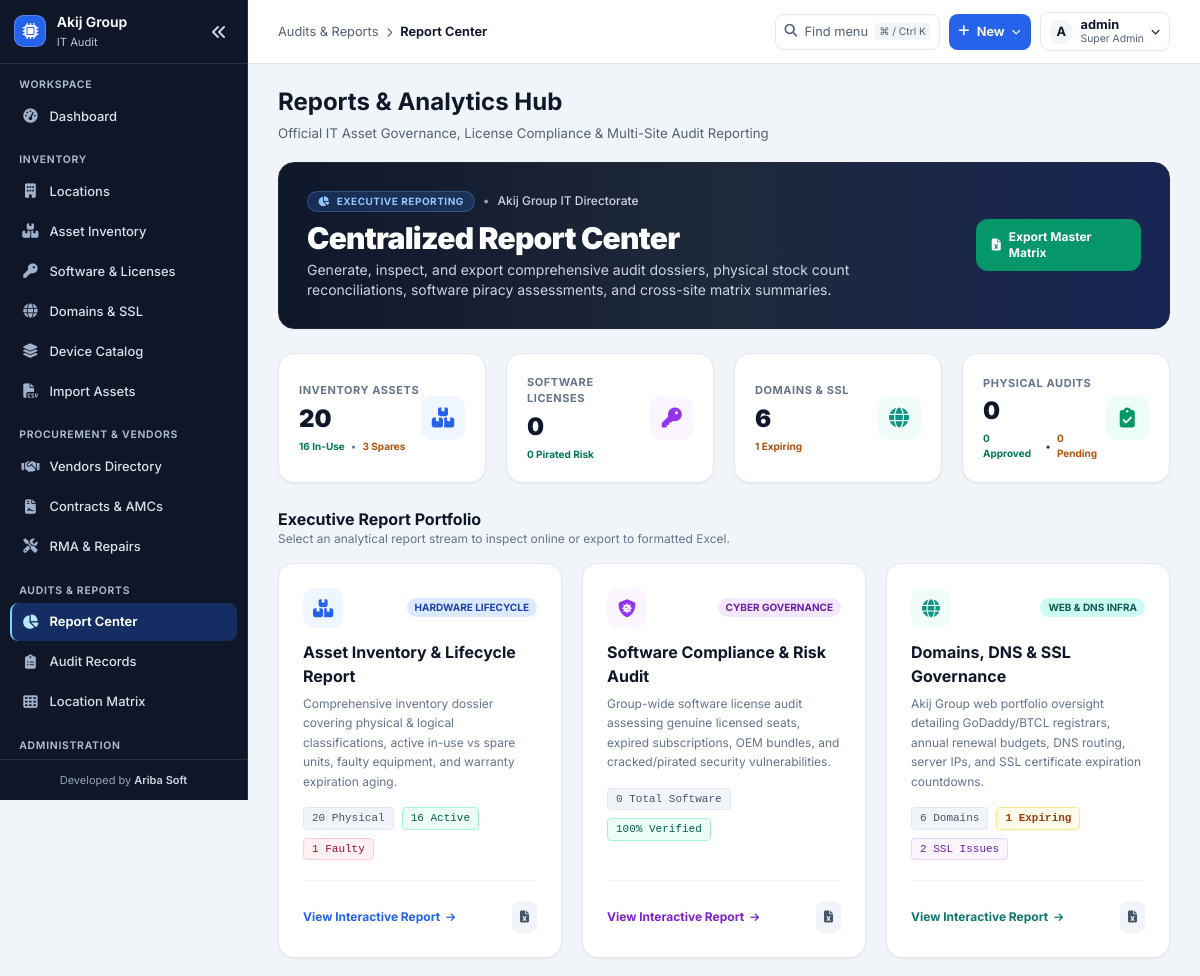
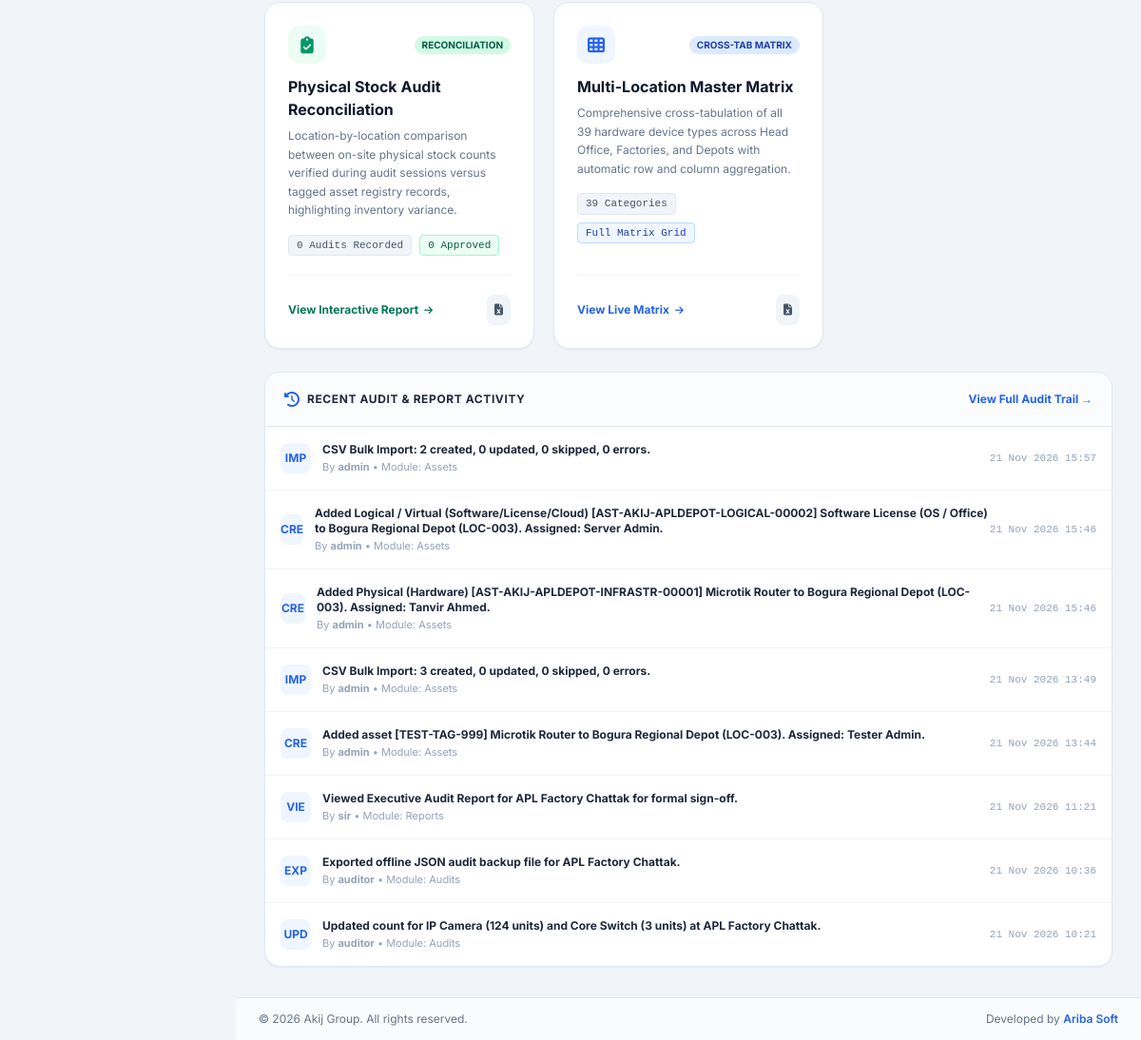
/reports/ (signed in), run on an earlier commit of the app's database (2 pictures, top to bottom).
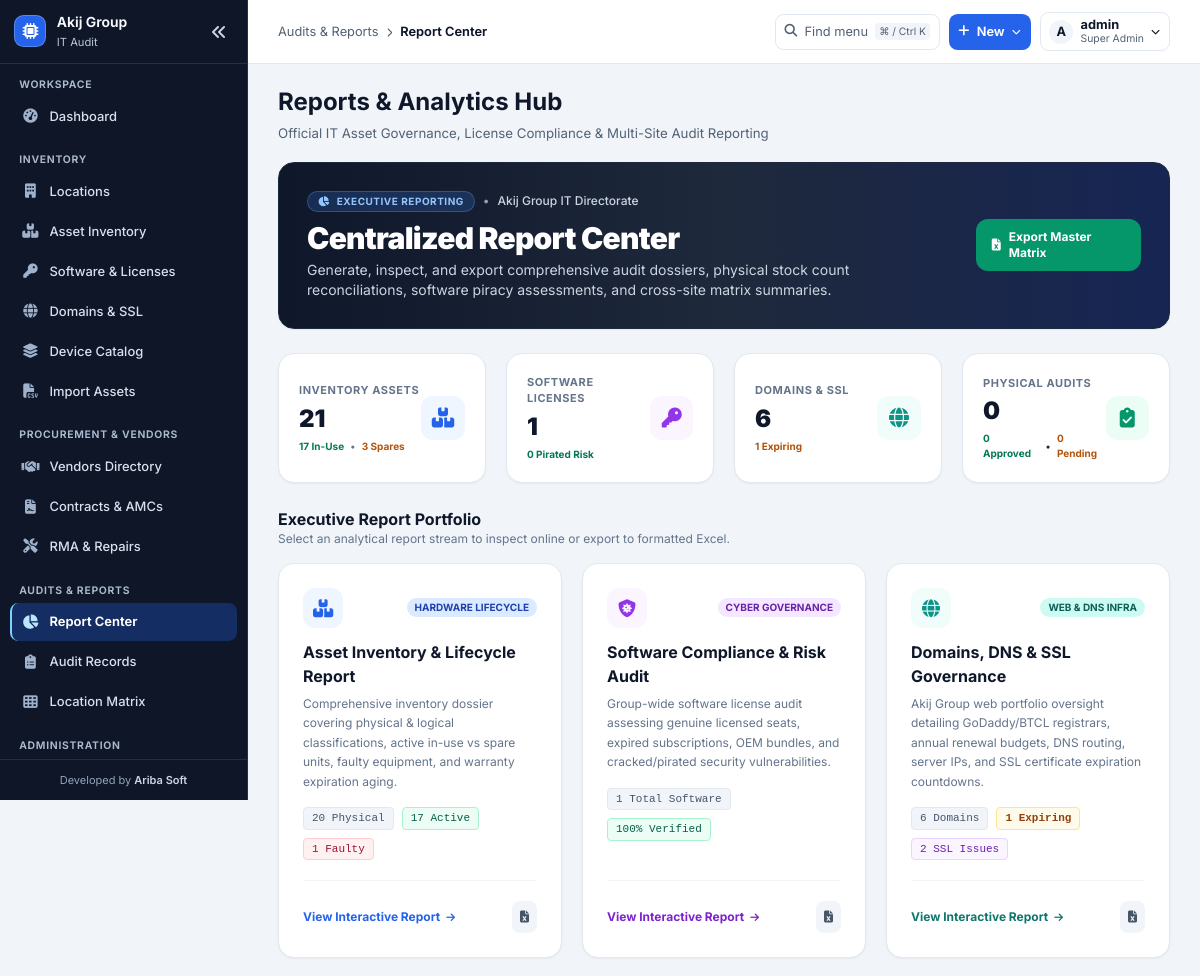
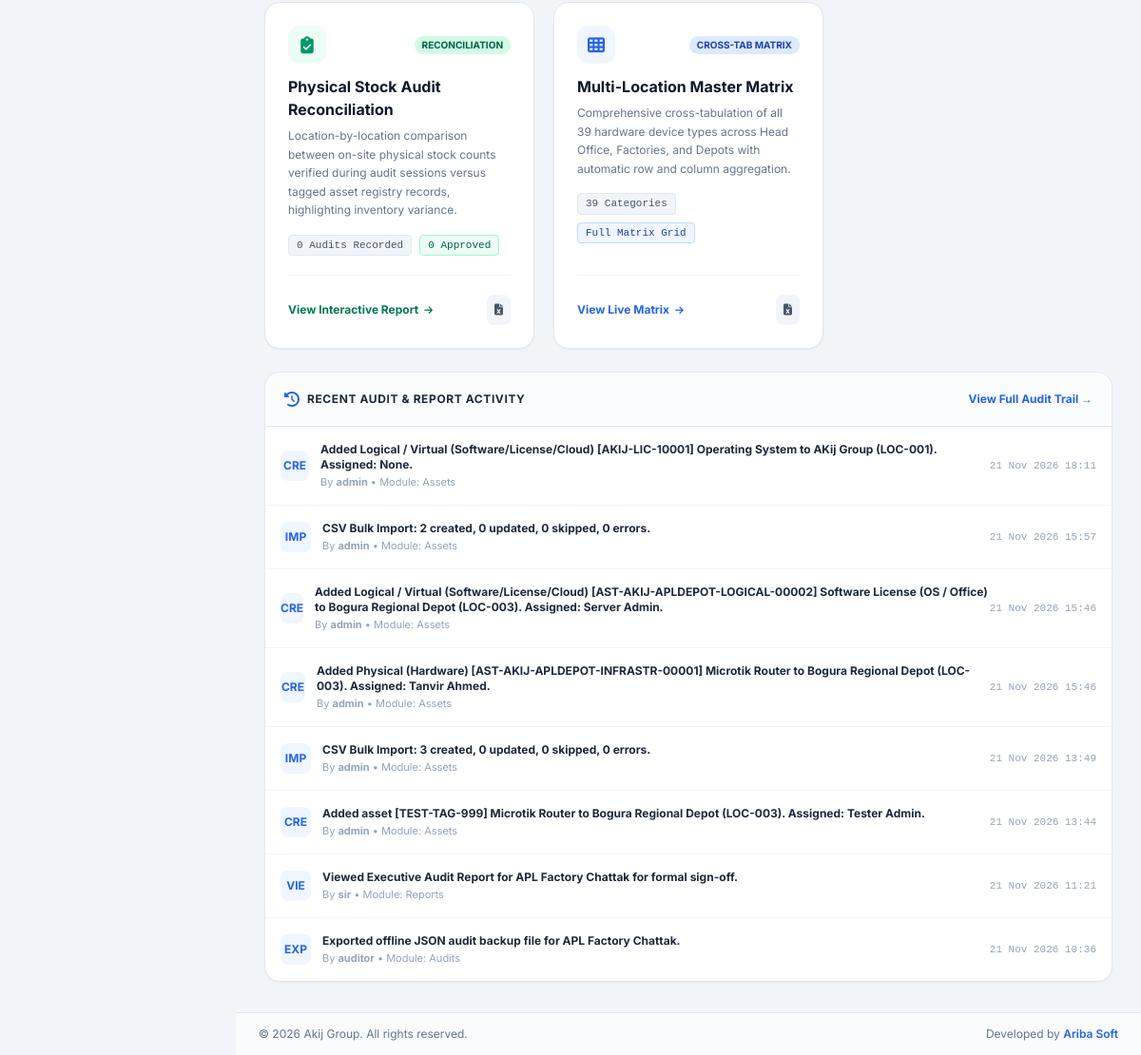
And on a later commit of the database (2 pictures, top to bottom).
### apps/common/models.py (models this page shows, shortened)
class TimeStampedModel(models.Model):
    created_at = models.DateTimeField(auto_now_add=True, db_index=True)
    updated_at = models.DateTimeField(auto_now=True)
    is_active = models.BooleanField(default=True, db_index=True)
    class Meta:
        abstract = True

class SystemActivityLog(TimeStampedModel):
    user_name = models.CharField(max_length=150, default="System")
    action = models.CharField(max_length=100) # e.g. 'CREATED_AUDIT', 'UPDATED_AUDIT', 'APPROVED'
    module = models.CharField(max_length=50) # 'Audits', 'Locations', 'Devices'
    description = models.TextField()
    ip_address = models.GenericIPAddressField(blank=True, null=True)
    class Meta:
        ordering = ['-created_at']

### apps/reports/views.py (the view)
# urls.py: path('', views.report_hub_view, name='report_hub'),
@roles_required(*DASHBOARD_ROUTES)
def report_hub_view(request):
    locations = visible_locations(request.user)
    today = timezone.now().date()
    assets_qs = Asset.objects.filter(location__in=locations)
    total_assets = assets_qs.count()
    physical_assets = assets_qs.filter(asset_nature='PHYSICAL', retired_at__isnull=True).count()
    logical_assets = assets_qs.filter(asset_nature='LOGICAL', retired_at__isnull=True).count()
    in_use_assets = assets_qs.filter(status='IN_USE', retired_at__isnull=True).count()
    spare_assets = assets_qs.filter(status='BACKUP', retired_at__isnull=True).count()
    faulty_assets = assets_qs.filter(status__in=['FAULTY', 'SCRAP'], retired_at__isnull=True).count()
    retired_assets = assets_qs.filter(retired_at__isnull=False).count()
    software_qs = assets_qs.filter(asset_nature='LOGICAL')
    total_software = software_qs.count()
    pirated_count = software_qs.filter(compliance_status='CRACKED_PIRATED').count()
    unlicensed_count = software_qs.filter(compliance_status__in=['UNLICENSED', 'UNLICENSED_EXPIRED', 'NON_COMPLIANT']).count()
    licensed_count = software_qs.filter(compliance_status__in=['LICENSED', 'GENUINE', 'FREE_OPEN_SOURCE', 'OEM_BUNDLED']).count()
    is_central = role_for(request.user) in CENTRAL_ROLES
    all_domains = DomainRecord.objects.all() if is_central else DomainRecord.objects.none()
    total_domains = all_domains.count()
    domains_expiring_30 = all_domains.filter(expiry_date__gte=today, expiry_date__lte=today + timedelta(days=30)).count()
    domains_expired = all_domains.filter(expiry_date__lt=today).count()
    domains_ssl_issues = all_domains.filter(
        Q(ssl_status__in=['EXPIRING_SOON', 'EXPIRED']) |
        Q(ssl_expiry_date__lte=today + timedelta(days=30), ssl_expiry_date__isnull=False)
    ).count()
    audit_sessions = AuditSession.objects.filter(location__in=locations)
    total_audits = audit_sessions.count()
    approved_audits = audit_sessions.filter(status='APPROVED').count()
    pending_audits = audit_sessions.exclude(status='APPROVED').count()
    total_locations = locations.count()
    recent_activity = SystemActivityLog.objects.filter(
        module__in=['Assets', 'Audits', 'Reports', 'Domains', 'Software']
    ).order_by('-created_at')[:8]
    context = {
        'total_assets': total_assets,
        'physical_assets': physical_assets,
        'logical_assets': logical_assets,
        'in_use_assets': in_use_assets,
        'spare_assets': spare_assets,
        'faulty_assets': faulty_assets,
        'retired_assets': retired_assets,
        'total_software': total_software,
        'pirated_count': pirated_count,
        'unlicensed_count': unlicensed_count,
        'licensed_count': licensed_count,
        'is_central': is_central,
        'total_domains': total_domains,
        'domains_expiring_30': domains_expiring_30,
        'domains_expired': domains_expired,
        'domains_ssl_issues': domains_ssl_issues,
        'total_audits': total_audits,
        'approved_audits': approved_audits,
        'pending_audits': pending_audits,
        'total_locations': total_locations,
        'recent_activity': recent_activity,
    }
    return render(request, 'reports/report_hub.html', context)

### apps/accounts/access.py (called while the page is built, shortened)
def role_for(user):
    if not user.is_authenticated or not user.is_active:
        return None
    if user.is_superuser:
        return Role.SUPER_ADMIN

def roles_required(*roles):
    def decorate(view):
        @login_required
        @wraps(view)
        def checked(request, *args, **kwargs):
            if role_for(request.user) not in roles:
                raise PermissionDenied
            return view(request, *args, **kwargs)
        return checked
    return decorate

def visible_locations(user):
    role = role_for(user)
    if role in CENTRAL_ROLES:
        return Location.objects.all()
    if role in LOCAL_TYPES:
        return user.profile.assigned_locations.filter(location_type=LOCAL_TYPES[role])
    return Location.objects.none()

### apps/common/models.py (called while the page is built)
    @classmethod
    def current(cls):
        return cls.objects.filter(pk=1).first() or cls(pk=1)

### apps/common/preferences.py (called while the page is built)
def request_preferences(request):
    if not hasattr(request, 'system_preferences'):
        request.system_preferences = preferences()
    return request.system_preferences

### templates/reports/report_hub.html (shortened to what the changed rows need)
{% extends 'base.html' %}
{% load static %}
{% load portal_format %}
{% block header_title %}Reports &amp; Analytics Hub{% endblock %}
{% block content %}
<div class="space-y-6">
    <div class="bg-gradient-to-r from-slate-900 via-slate-800 to-blue-950 rounded-2xl p-6 sm:p-7 text-white shadow-sm border border-slate-800 relative overflow-hidden">
        <div class="flex flex-col md:flex-row md:items-center justify-between gap-6 relative z-10">
            <div>
                <h1 class="text-2xl sm:text-3xl font-black tracking-tight">Centralized Report Center</h1>
            </div>
        </div>
    </div>
    <div class="grid grid-cols-2 lg:grid-cols-4 gap-3.5 sm:gap-5">
        <a href="{% url 'report_asset_inventory' %}" class="bg-white p-4 sm:p-5 rounded-2xl border border-slate-200 shadow-sm flex items-center justify-between hover:border-blue-400 hover:shadow-md transition group">
            <div>
                <p class="text-[11px] font-bold text-slate-500 uppercase tracking-wider group-hover:text-blue-600 transition">Inventory Assets</p>
                <h3 class="text-2xl font-black text-slate-900 mt-1">{{ total_assets|portal_number:portal.number_format }}</h3>
                <div class="flex items-center gap-1.5 mt-1 text-[10px] text-slate-500">
                    <span class="text-emerald-700 font-bold">{{ in_use_assets }} In-Use</span>
                    <span>•</span>
                    <span class="text-amber-700 font-bold">{{ spare_assets }} Spares</span>
                </div>
            </div>
        </a>
        <a href="{% url 'report_software_compliance' %}" class="bg-white p-4 sm:p-5 rounded-2xl border border-slate-200 shadow-sm flex items-center justify-between hover:border-purple-400 hover:shadow-md transition group">
            <div>
                <p class="text-[11px] font-bold text-slate-500 uppercase tracking-wider group-hover:text-purple-600 transition">Software Licenses</p>
                <h3 class="text-2xl font-black text-slate-900 mt-1">{{ total_software|portal_number:portal.number_format }}</h3>
                <div class="flex items-center gap-1.5 mt-1 text-[10px]">
                    {% if pirated_count > 0 %}
                    <span class="text-rose-700 font-bold"><i class="fa-solid fa-triangle-exclamation mr-0.5"></i>{{ pirated_count }} Pirated</span>
                    {% else %}
                    <span class="text-emerald-700 font-bold">0 Pirated Risk</span>
                    {% endif %}
                </div>
            </div>
        </a>
    </div>
    <div>
        <div class="grid grid-cols-1 md:grid-cols-2 lg:grid-cols-3 gap-5">
            <div class="bg-white rounded-2xl border border-slate-200 shadow-sm p-6 flex flex-col justify-between hover:border-blue-400 transition group">
                <div>
                    <div class="flex items-center gap-2 mt-4 text-[11px] font-mono text-slate-600 flex-wrap">
                        <span class="px-2 py-0.5 rounded bg-slate-100 border border-slate-200">{{ physical_assets }} Physical</span>
                        <span class="px-2 py-0.5 rounded bg-emerald-50 text-emerald-800 border border-emerald-200">{{ in_use_assets }} Active</span>
                        <span class="px-2 py-0.5 rounded bg-rose-50 text-rose-800 border border-rose-200">{{ faulty_assets }} Faulty</span>
                    </div>
                </div>
            </div>
            <div class="bg-white rounded-2xl border border-slate-200 shadow-sm p-6 flex flex-col justify-between hover:border-purple-400 transition group">
                <div>
                    <div class="flex items-center gap-2 mt-4 text-[11px] font-mono text-slate-600 flex-wrap">
                        <span class="px-2 py-0.5 rounded bg-slate-100 border border-slate-200">{{ total_software }} Total Software</span>
                        {% if pirated_count > 0 %}
                        <span class="px-2 py-0.5 rounded bg-rose-50 text-rose-800 border border-rose-200 font-bold">{{ pirated_count }} Pirated Alert</span>
                        {% else %}
                        <span class="px-2 py-0.5 rounded bg-emerald-50 text-emerald-800 border border-emerald-200">100% Verified</span>
                        {% endif %}
                    </div>
                </div>
            </div>
        </div>
    </div>
    <div class="bg-white rounded-2xl border border-slate-200 shadow-sm overflow-hidden">
        <div class="divide-y divide-slate-100 text-xs">
            {% for act in recent_activity %}
            <div class="p-4 flex items-center justify-between hover:bg-slate-50/50 transition">
                <div class="flex items-center space-x-3">
                    <div class="w-8 h-8 rounded-lg bg-blue-50 text-blue-600 flex items-center justify-center text-xs font-bold">
                        {{ act.action|slice:":3" }}
                    </div>
                    <div>
                        <span class="font-bold text-slate-800">{{ act.description }}</span>
                        <p class="text-[11px] text-slate-400 mt-0.5">By <strong>{{ act.user_name }}</strong> • Module: {{ act.module }}</p>
                    </div>
                </div>
                <span class="text-[11px] text-slate-400 font-mono whitespace-nowrap">{{ act.created_at|date:"d M Y H:i" }}</span>
            </div>
            {% empty %}
            <div class="p-6 text-center text-slate-400 text-xs">
                No recent activity logged.
            </div>
            {% endfor %}
        </div>
    </div>
</div>
{% endblock %}

### templates/navigation/sidebar.html (shortened to what this page needs)
<aside id="portal-sidebar" class="portal-sidebar no-print" data-collapsed="{{ portal.sidebar_collapsed|yesno:'true,false' }}" data-account="{{ request.user.pk }}">
    <div class="portal-sidebar-heading">
        <a class="portal-identity" href="{% url 'dashboard' %}" title="{{ portal.group_name|default:portal.organization_name }}">
            <span class="portal-identity-logo">
                {% firstof portal.sidebar_logo portal.application_logo portal.group_logo as sidebar_logo %}
                {% if sidebar_logo %}<img src="{{ sidebar_logo }}" alt="">{% else %}<i class="fa-solid fa-microchip" aria-hidden="true"></i>{% endif %}
            </span>
            <span class="portal-identity-copy">
                <strong>{{ portal.group_name|default:portal.organization_name }}</strong>
                <small>{{ portal.application_short_name }}</small>
            </span>
        </a>
        <button type="button" class="portal-icon-button portal-sidebar-collapse" data-sidebar-collapse aria-controls="portal-primary-navigation" aria-expanded="{{ portal.sidebar_collapsed|yesno:'false,true' }}" aria-label="{% if portal.sidebar_collapsed %}Expand sidebar{% else %}Collapse sidebar{% endif %}">
            <i class="fa-solid fa-angles-left" aria-hidden="true"></i>
        </button>
    </div>
    <nav id="portal-primary-navigation" class="portal-primary-navigation" aria-label="Main navigation">
        {% for group in nav_sections %}
        <section class="portal-nav-group" aria-labelledby="portal-nav-group-{{ forloop.counter }}">
            <h2 id="portal-nav-group-{{ forloop.counter }}" class="portal-nav-heading">{{ group.label }}</h2>
            <ul>
                {% for link in group.links %}
                <li><a href="{{ link.url }}" class="portal-nav-link" title="{{ link.label }}" {% if link.current %}aria-current="{{ link.current }}"{% endif %}>
                    <i class="fa-solid {{ link.icon }}" aria-hidden="true"></i>
                    <span class="portal-nav-label">{{ link.label }}</span>
                </a></li>
                {% endfor %}
            </ul>
        </section>
        {% endfor %}
    </nav>
    <div class="mt-auto p-3 text-[11px] text-slate-400 border-t border-white/10 text-center">
        <span>Developed by <strong class="text-slate-300 font-semibold">Ariba Soft</strong></span>
    </div>
</aside>

What changed in the data, as far as the page shows it:
no longer on this page (row unchanged): SystemActivityLog: action "UPD", description "Updated count for IP Camera (124 units) and Core Switch (3 units) at APL Factory Chattak.", user_name "auditor", module "Audits", created_at "21 Nov 2026 10:21"
added SystemActivityLog: action "CRE", description "Added Logical / Virtual (Software/License/Cloud) [AKIJ-LIC-10001] Operating System to AKij Group (LOC-001). Assigned: None.", user_name "admin", module "Assets", created_at "21 Nov 2026 18:11"
Also different on the page:
{{ total_assets|portal_number:portal.number_format }}: "20" → "21"
{{ in_use_assets }}: "16" → "17"
{{ total_software|portal_number:portal.number_format }}: "0" → "1"
{{ total_software }}: "0" → "1"
